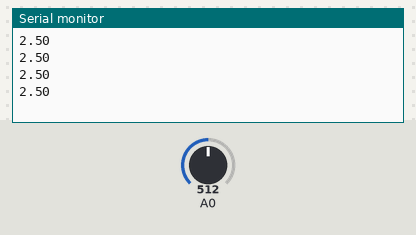
A sketch run on a simulated Arduino Uno, built with avr-gcc and run on an emulated ATmega328P. On the bench: the last lines printed to the serial monitor. Inputs (shaded band) come from the test bench; at power-on: A0 = 512.

Above: at 1.2 s.
1.3 s: A0 set to 716
At 1.71 s:
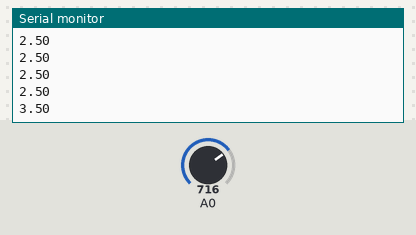
2.8 s: A0 set to 900
At 2.91 s:
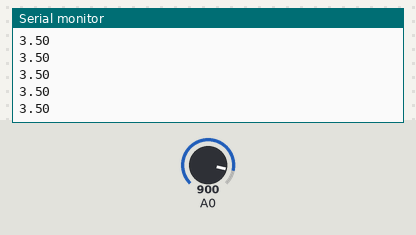
Timing chart, 0 to 5.8 s (numbered marks = the images above; inputs shaded):
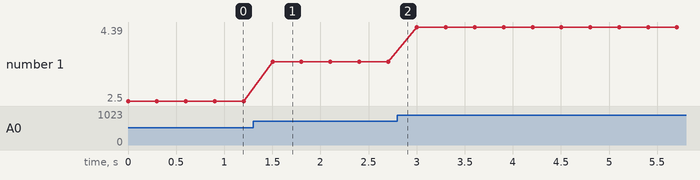

Measured:
- after the input at 1.3 s, the serial monitor: prints a new line after 0.20 s (image 1)
- plotted number 1: 2.5 → 3.5 after the input at 1.3 s, 3.5 → 4.39 after the input at 2.8 s

The sketch:

Single-sensor_Firmware.ino
```cpp
void setup()
{
  Serial.begin(9600);   // initialize serial communication at 9600 bits per second:
}

void loop() // the loop routine runs over and over again forever:
{
  float dataRead = analogRead(A0);   // read the input on analog pin 0:
  dataRead = (dataRead/1024.0)*5;
  String dataToSend = String(dataRead);
  Serial.println(dataToSend);  // print out the value you read:
  delay(300);        // delay in between reads for stability
}
```
